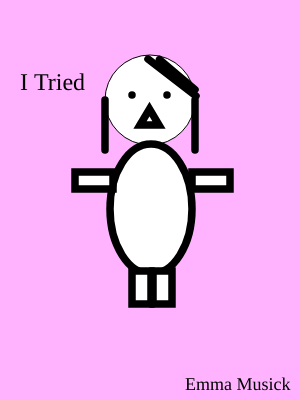
Frame 1 (no input)
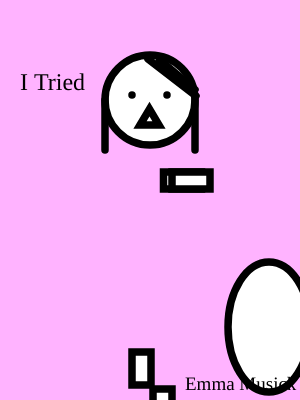
Frame 60 (no input)
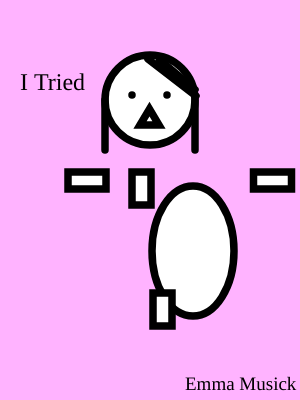
Frame 120 (the mouse pressed at the canvas centre since frame 60)

The p5.js sketch that drew these frames (run headless with seeded random() and noise() and a simulated clock; from frame 60 on, the mouse is pressed at the canvas centre):

// p5.js sketch
// ── sketch.js
var bodyX = 151;
var bodyY = 209;
var bodyDirection = 2;

var leftArmX = 75;
var leftArmY = 172;
var leftArmDirection = 1.5;
var rightArmX = 192;
var rightArmY = 172;
var rightArmDirection = 4;

var leftLegX = 132;
var leftLegY = 271;
var leftLegDirection = 3;
var rightLegX = 153;
var rightLegY = 271;
var rightLegDirection = 2;

var nameSize = 18;
var nameCount = 0;
var nameSizeDirection = 1;
function setup()
{
    createCanvas(300, 400);
}

function draw()
{
    background(255, 179, 255);
    textFont('Lucida');
    textSize(24);
    text("I Tried", 20, 90);

    //head
    circle(150, 100, 90);

    //eyes
    strokeWeight(7.5);
    point(132, 95);
    point(167, 95);

    //mouth
    triangle(140, 125, 149.5, 109, 159, 125);

    //hair
    line(148, 59, 196, 96);
    line(159.5, 59.5, 195, 89.5);
    line(105, 100, 105, 150);
    line(195, 100, 195, 150);

    //body
    ellipse(bodyX, bodyY, 82, 130);
    bodyX+=bodyDirection;
    bodyY+=bodyDirection;
    if(bodyX <= 10 || bodyX >= 290)
    {
        bodyDirection *= -1;
    }
    if(bodyY <= 10 || bodyY >= 390)
    {
        bodyDirection *=-1;
    }

    //left arm
    rect(leftArmX, leftArmY, 38, 17);
    leftArmX+=leftArmDirection;
    if(leftArmX <= 0 || leftArmX >= 300)
    {
        leftArmDirection *= -1;
    }

    //right arm
    rect(rightArmX, rightArmY, 38, 17);
    rightArmX+=rightArmDirection;
    if(rightArmX <= 0 || rightArmX >= 300)
    {
        rightArmDirection *= -1;
    }

    //left leg
    rect(leftLegX, leftLegY, 19, 33);
    leftLegY+=leftLegDirection;
    if(leftLegY <= 0 || leftLegY >= 400)
    {
        leftLegDirection *= -1;
    }

    //right leg
    rect(rightLegX, rightLegY, 19, 33); 
    rightLegY+=rightLegDirection;
    if(rightLegY <= 0 || rightLegY >= 400)
    {
        rightLegDirection *= -1;
    }
    
    textSize(nameSize);
    nameSize+=nameSizeDirection;
    nameCount++;
    if(nameCount > 5)
    {
        nameSizeDirection *= -1;
        nameCount = 0;
    }
    text("Emma Musick", 185, 390);
}
// ── week10.html
<html>
    <head>
        <title>First p5.js Page</title>
        <script src="p5.min.js"></script> 
        <script src="sketch.js"></script>
    </head>
    <body>

    </body>
</html>
